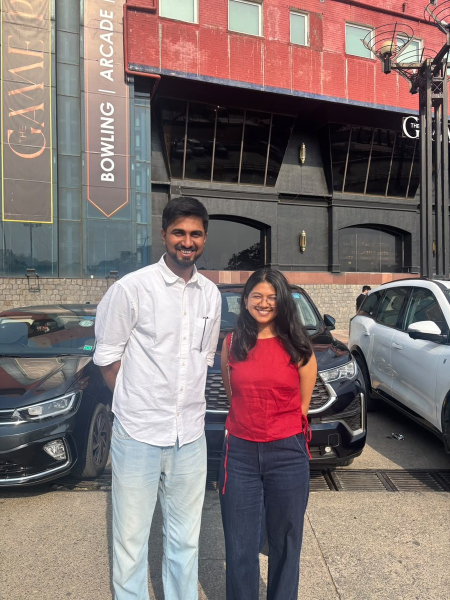
#> input picture editable/assets/couple-photo.jpg, 900 x 1200 px, given in place of og-whatsapp-raw.png, which was not available (shown at 1/2 size)
$ python render_og_chrome.py
#> lines starting #> are read from the running program, lines starting #| are printed output that depends on the picture; pictures that were not available may be replaced by others from this repository, and a replacement may not be noted
import subprocess
import os
import time
from PIL import Image

def render_with_chrome():
    chrome_exe = r"C:\Program Files\Google\Chrome\Application\chrome.exe"
    if not os.path.exists(chrome_exe):
        chrome_exe = r"C:\Program Files (x86)\Microsoft\Edge\Application\msedge.exe"
    cwd = os.path.abspath(os.path.join(os.path.dirname(__file__), '..'))

    # 1. Render 1200x630 card
    card_html = os.path.join(cwd, 'scripts', 'og-card.html')
    card_png = os.path.join(cwd, 'editable', 'assets', 'og-whatsapp-raw.png')

    cmd = [
        chrome_exe,
        '--headless=new',
        '--disable-gpu',
        '--force-device-scale-factor=1',
        f'--window-size=1200,630',
        '--hide-scrollbars',
        f'--screenshot={card_png}',
        f'file:///{card_html.replace(os.sep, "/")}'
    ]
    print('Running chrome for 1200x630...')
    subprocess.run(cmd, check=True)
#> (this line was passed over: subprocess is not available in this run)

    # Crop exactly to 1200x630 and convert to high-quality JPEG under 200KB
    img = Image.open(card_png)
#> img is the input picture: PIL image 900x1200 RGB; mean R, G, B 130.6, 115.5, 113.8
    cropped = img.crop((0, 0, 1200, 630))
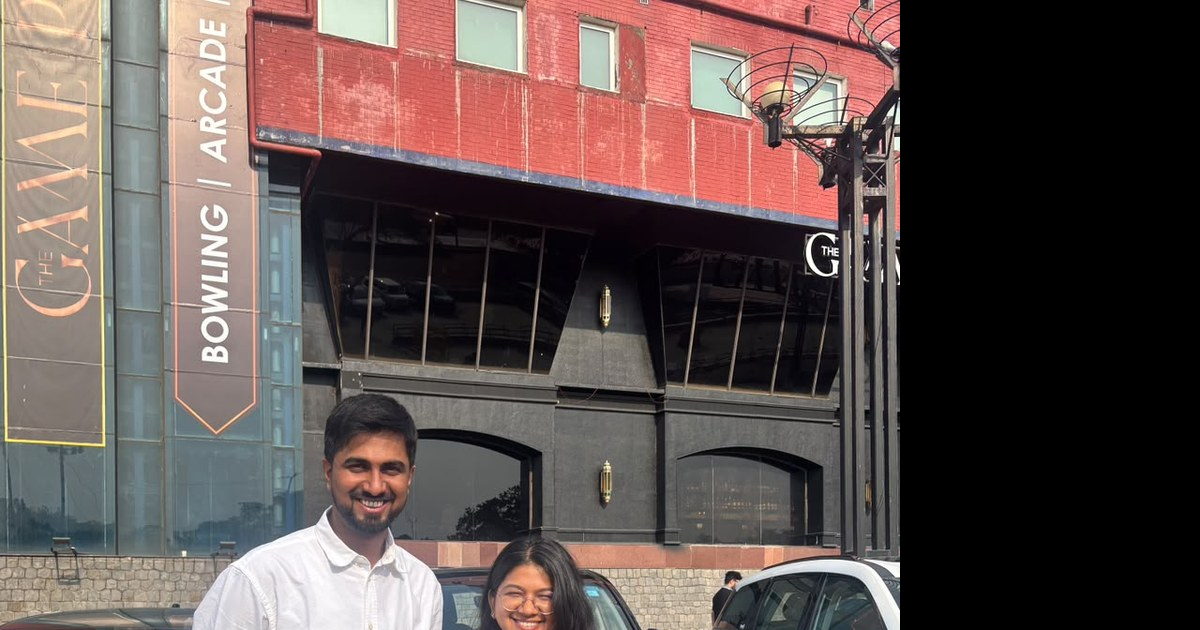
#> cropped: PIL image 1200x630 RGB; mean R, G, B 95.6, 81.2, 78.4
    final_jpg = os.path.join(cwd, 'editable', 'assets', 'og-whatsapp.jpg')
    cropped.convert('RGB').save(final_jpg, 'JPEG', quality=88, optimize=True)
    print(f"Generated {final_jpg}: {os.path.getsize(final_jpg)/1024:.1f} KB")

    # 2. Render 600x600 square card
    square_html = os.path.join(cwd, 'scripts', 'og-card-square.html')
    square_png = os.path.join(cwd, 'editable', 'assets', 'og-whatsapp-square-raw.png')

    cmd_sq = [
        chrome_exe,
        '--headless=new',
        '--disable-gpu',
        '--force-device-scale-factor=1',
        f'--window-size=600,600',
        '--hide-scrollbars',
        f'--screenshot={square_png}',
        f'file:///{square_html.replace(os.sep, "/")}'
    ]
    print('Running chrome for 600x600...')
    subprocess.run(cmd_sq, check=True)
#> (this line was passed over: subprocess is not available in this run)

    img_sq = Image.open(square_png)
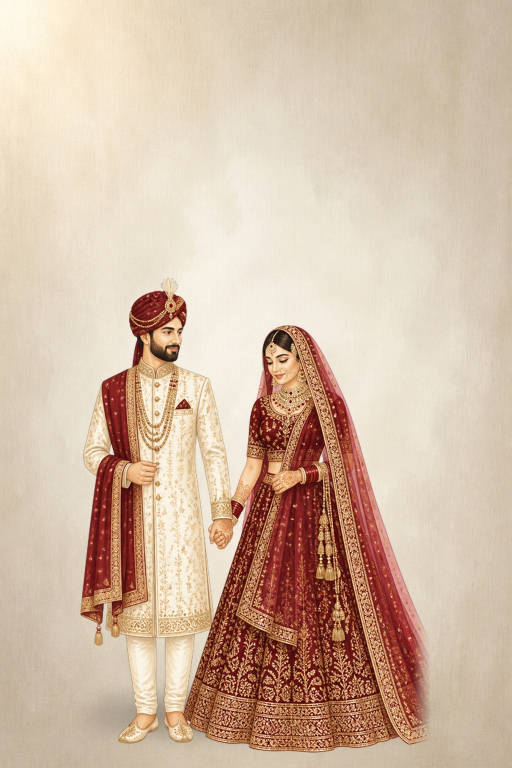
#> input picture editable/assets/hero-composite.jpg, 1024 x 1536 px, given in place of og-whatsapp-square-raw.png, which was not available (shown at 1/2 size)
#> img_sq is the input picture: PIL image 1024x1536 RGB; mean R, G, B 210.3, 185.7, 164.7
    cropped_sq = img_sq.crop((0, 0, 600, 600))
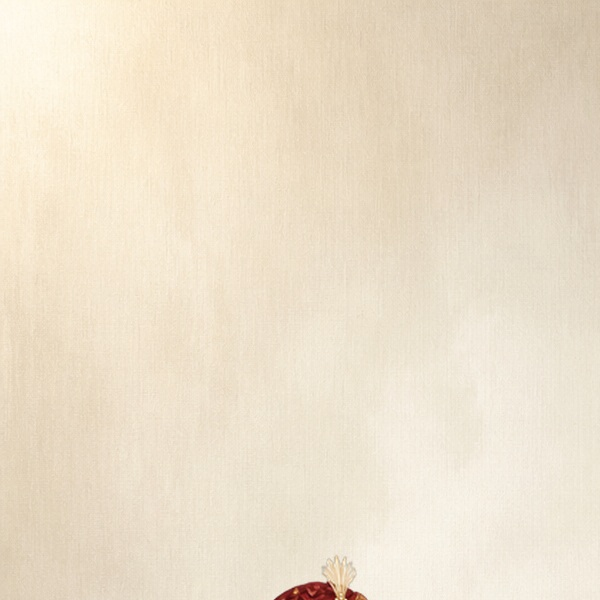
#> cropped_sq: PIL image 600x600 RGB; mean R, G, B 236.5, 224.2, 203.6
    final_sq_jpg = os.path.join(cwd, 'editable', 'assets', 'og-whatsapp-square.jpg')
    cropped_sq.convert('RGB').save(final_sq_jpg, 'JPEG', quality=88, optimize=True)
    print(f"Generated {final_sq_jpg}: {os.path.getsize(final_sq_jpg)/1024:.1f} KB")

    # Cleanup temp raw files
    for f in [card_png, square_png]:
        if os.path.exists(f):
            os.remove(f)

if __name__ == '__main__':
    render_with_chrome()
